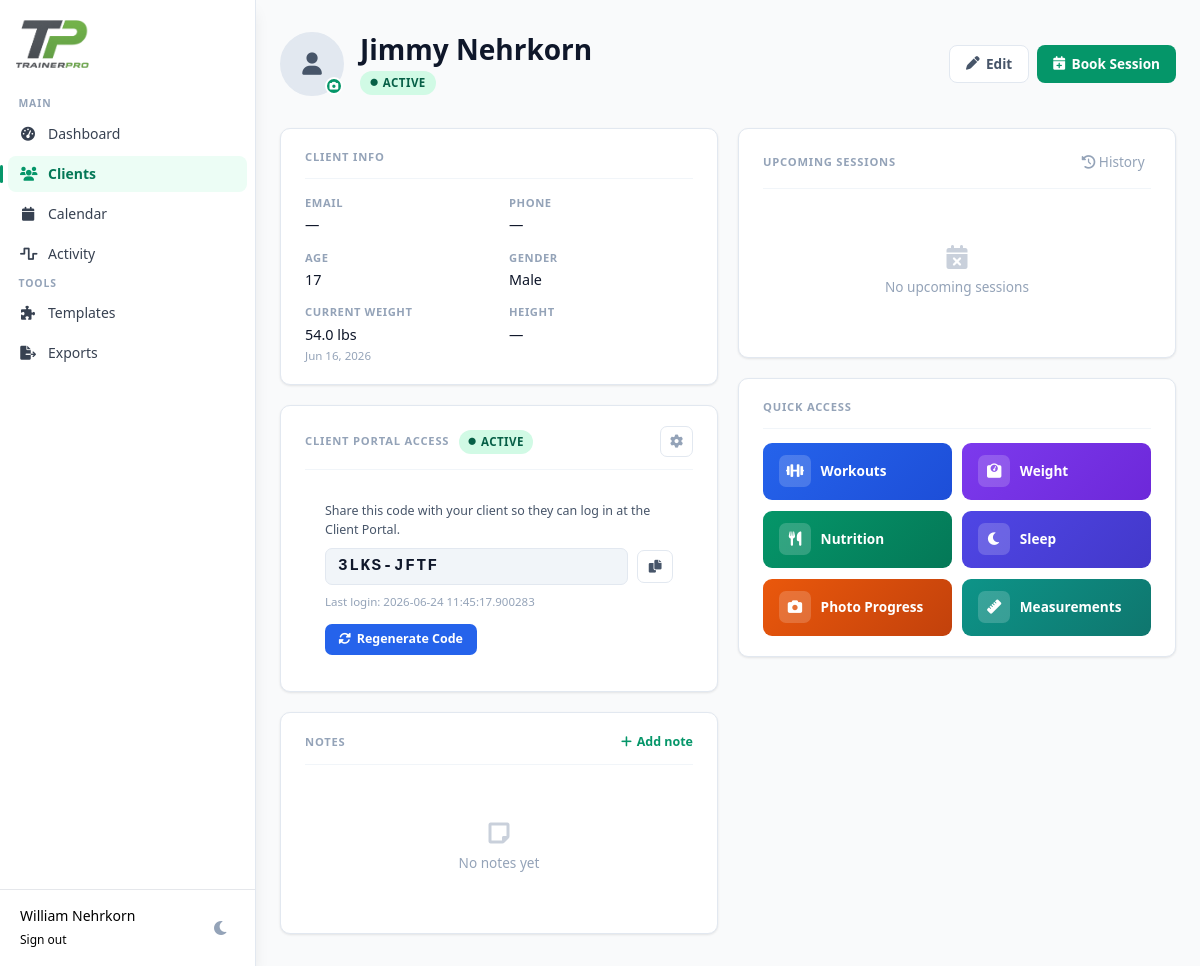
The app's page /clients/bd555091-b3a1-4431-8407-b40075ba8e28 (signed in) with its own data.
### tables this page shows
CREATE TABLE clients (
            id TEXT PRIMARY KEY,
            trainer_id TEXT NOT NULL,
            name TEXT NOT NULL,
            email TEXT,
            phone TEXT,
            age INTEGER,
            gender TEXT,
            weight REAL,
            height REAL,
            status TEXT DEFAULT 'active',
            notes TEXT,
            photo_url TEXT,
            created_at TIMESTAMP DEFAULT CURRENT_TIMESTAMP,
            FOREIGN KEY (trainer_id) REFERENCES users (id)
        );

CREATE TABLE weight_logs (
            id TEXT PRIMARY KEY,
            client_id TEXT NOT NULL,
            date DATE NOT NULL,
            weight REAL NOT NULL,
            notes TEXT,
            created_at TIMESTAMP DEFAULT CURRENT_TIMESTAMP,
            updated_at TIMESTAMP,
            FOREIGN KEY (client_id) REFERENCES clients (id),
            UNIQUE(client_id, date)
        );

CREATE TABLE client_accounts (
            id            TEXT PRIMARY KEY,
            client_id     TEXT NOT NULL,
            access_code   TEXT NOT NULL UNIQUE,
            password_hash TEXT,
            is_active     INTEGER DEFAULT 1,
            theme         TEXT DEFAULT 'light',
            created_at    TIMESTAMP,
            last_login    TIMESTAMP, perm_workouts INTEGER DEFAULT 1, perm_weight INTEGER DEFAULT 1, perm_nutrition INTEGER DEFAULT 1, perm_sleep INTEGER DEFAULT 1, perm_photos INTEGER DEFAULT 1, perm_measurements INTEGER DEFAULT 1,
            FOREIGN KEY (client_id) REFERENCES clients(id) ON DELETE CASCADE
        );

### app.py (the view)
@app.route('/clients/<client_id>')
@login_required
def client_detail(client_id):
    app.logger.info(f"[v0] Loading detail page for client_id: {client_id}")
    conn = get_db()
    client = conn.execute('SELECT * FROM clients WHERE id = ? AND trainer_id = ?',
                          (client_id, session['user_id'])).fetchone()
    if not client:
        flash('Client not found')
        return redirect(url_for('clients'))
    upcoming_sessions = conn.execute('''
        SELECT id, session_date, start_time, end_time, session_type, notes, status
        FROM sessions
        WHERE client_id = ? AND session_date >= date('now') AND status != 'completed'
        ORDER BY session_date, start_time
        LIMIT 5
    ''', (client_id,)).fetchall()
    recent_workouts = conn.execute('''
        SELECT workout_date, COUNT(*) as exercise_count
        FROM workout_logs
        WHERE client_id = ?
        GROUP BY workout_date
        ORDER BY workout_date DESC
        LIMIT 5
    ''', (client_id,)).fetchall()
    weight_history_rows = conn.execute('''
        SELECT id, date, weight, notes
        FROM weight_logs
        WHERE client_id = ?
        ORDER BY date DESC
        LIMIT 10
    ''', (client_id,)).fetchall()
    weight_history = [dict(row) for row in weight_history_rows]
    latest_weight_row = conn.execute('''
        SELECT weight, date
        FROM weight_logs
        WHERE client_id = ?
        ORDER BY date DESC
        LIMIT 1
    ''', (client_id,)).fetchone()
    app.logger.info(f"[v0] Latest weight query for client {client_id}")
    app.logger.info(f"[v0] Latest weight row type: {type(latest_weight_row)}")
    app.logger.info(f"[v0] Latest weight row content: {latest_weight_row}")
    if latest_weight_row:
        latest_weight = dict(latest_weight_row)
        app.logger.info(f"[v0] Latest weight dict keys: {latest_weight.keys()}")
        app.logger.info(
            f"[v0] Latest weight dict values: weight={latest_weight.get('weight')}, date={latest_weight.get('date')}")
    else:
        latest_weight = None
        app.logger.info(f"[v0] No weight logs found for client {client_id}")
    client_notes = conn.execute('''
        SELECT id, note_text, created_at
        FROM client_notes
        WHERE client_id = ?
        ORDER BY created_at DESC
        LIMIT 5
    ''', (client_id,)).fetchall()
    portal_account_row = conn.execute('''
        SELECT access_code, is_active, last_login
        FROM client_accounts WHERE client_id = ?
    ''', (client_id,)).fetchone()
    portal_account = dict(portal_account_row) if portal_account_row else None
    conn.close()
    app.logger.info(f"[v0] Rendering template with latest_weight: {latest_weight}")
    return render_template('dashboard/clients/detail.html',
                           client=client,
                           upcoming_sessions=upcoming_sessions,
                           recent_workouts=recent_workouts,
                           weight_history=weight_history,
                           latest_weight=latest_weight,
                           client_notes=client_notes,
                           portal_account=portal_account)

### auth_utils.py (called while the page is built)
def login_required(f):
    @wraps(f)
    def decorated_function(*args, **kwargs):
        if 'user_id' not in session:
            return redirect(url_for('login'))
        return f(*args, **kwargs)
    return decorated_function

### db.py (called while the page is built)
def get_db():
    conn = sqlite3.connect(DB_PATH)
    conn.row_factory = sqlite3.Row
    return conn

### templates/dashboard/clients/detail.html (shortened to what this page needs)
{% extends "base.html" %}
{% block content %}
<div class="page-wrap">
  <div class="client-header">
    <div class="client-header-left">
      <div class="avatar-wrap">
        {% if client.photo_url %}
          <img src="{{ url_for('static', filename=client.photo_url) }}" alt="{{ client.name }}"
               onclick="document.getElementById('photoUpload').click()">
        {% else %}
          <div class="avatar-placeholder" onclick="document.getElementById('photoUpload').click()">
            <i class="fas fa-user"></i>
          </div>
        {% endif %}
        <div class="avatar-badge"></div>
      </div>
      <div>
        <div class="client-name">{{ client.name }}</div>
        <span class="status-badge
          {% if client.status == 'active' %}status-active
          {% elif client.status == 'potential' %}status-potential
          {% else %}status-inactive{% endif %}">
          <i class="fas fa-circle" style="font-size:0.45rem"></i>
          {{ client.status.title() }}
        </span>
      </div>
    </div>
    <div class="header-actions">
      <a href="{{ url_for('edit_client', client_id=client.id) }}" class="btn btn-ghost">
        <i class="fas fa-pen"></i> Edit
      </a>
      <button onclick="openBookingModal()" class="btn btn-primary">
        <i class="fas fa-calendar-plus"></i> Book Session
      </button>
    </div>
  </div>
  <div class="main-grid">
    <div style="display:flex;flex-direction:column;gap:1.25rem;">
      <div class="card">
        <div class="card-header">
          <span class="card-title">Client Info</span>
        </div>
        <div class="info-grid">
          <div class="info-item">
            <div class="info-label">Email</div>
            <div class="info-value">{{ client.email or '—' }}</div>
          </div>
          <div class="info-item">
            <div class="info-label">Phone</div>
            <div class="info-value">{{ client.phone or '—' }}</div>
          </div>
          <div class="info-item">
            <div class="info-label">Age</div>
            <div class="info-value">{{ client.age or '—' }}</div>
          </div>
          <div class="info-item">
            <div class="info-label">Gender</div>
            <div class="info-value">{{ client.gender.title() if client.gender else '—' }}</div>
          </div>
          <div class="info-item">
            <div class="info-label">Current Weight</div>
            {% if latest_weight %}
              <div class="info-value">{{ latest_weight.weight }} lbs</div>
              <div class="info-sub session-date" data-date="{{ latest_weight.date }}">{{ latest_weight.date }}</div>
            {% else %}
              <div class="info-value" style="color:var(--slate-400)">—</div>
              <a href="{{ url_for('client_weight_logs', client_id=client.id) }}" class="info-link">Add weight log</a>
            {% endif %}
          </div>
          <div class="info-item">
            <div class="info-label">Height</div>
            <div class="info-value">{{ client.height if client.height else '—' }}</div>
          </div>
        </div>
      </div>
      <div class="card">
        <div class="card-header">
          <div style="display:flex;align-items:center;gap:0.6rem;">
            <span class="card-title">Client Portal Access</span>
            {% if portal_account and portal_account.is_active %}
              <span class="portal-status-badge portal-status-active">
                <i class="fas fa-circle" style="font-size:0.45rem"></i> Active
              </span>
            {% elif portal_account and not portal_account.is_active %}
              <span class="portal-status-badge portal-status-inactive">
                <i class="fas fa-circle" style="font-size:0.45rem"></i> Revoked
              </span>
            {% else %}
              <span class="portal-status-badge portal-status-none">No Access</span>
            {% endif %}
          </div>
          {% if portal_account %}
          <button class="portal-settings-btn" onclick="openPortalSettings()" title="Portal settings">
            <i class="fas fa-gear"></i>
          </button>
          {% endif %}
        </div>
        <div style="padding:1rem 1.25rem;">
          {% if portal_account and portal_account.is_active %}
            <div style="font-size:0.78rem;color:var(--slate-600);margin-bottom:0.5rem;">
              Share this code with your client so they can log in at the Client Portal.
            </div>
            <div class="portal-code-wrap">
              <div class="portal-code" id="portalCode">{{ portal_account.access_code }}</div>
              <button class="copy-code-btn" onclick="copyCode()" title="Copy code">
                <i class="fas fa-copy"></i>
              </button>
            </div>
            {% if portal_account.last_login %}
              <div style="font-size:0.72rem;color:var(--slate-400);margin-top:0.5rem;">
                Last login: {{ portal_account.last_login }}
              </div>
            {% else %}
              <div style="font-size:0.72rem;color:var(--slate-400);margin-top:0.5rem;">
                Client has not logged in yet
              </div>
            {% endif %}
            <div class="portal-action-row">
              <button class="portal-btn portal-btn-generate" onclick="generateCode()">
                <i class="fas fa-rotate"></i> Regenerate Code
              </button>
            </div>
          {% endif %}
        </div>
      </div>
      <div class="card">
        <div class="card-header">
          <span class="card-title">Notes</span>
          <button onclick="openNoteModal()" class="card-action">
            <i class="fas fa-plus"></i> Add note
          </button>
        </div>
        {% if client_notes %}
          <div class="notes-scroll">
            {% for note in client_notes %}
            <div class="note-card">
              <p class="note-text" id="note-text-{{ note.id }}">{{ note.note_text }}</p>
              <div class="note-footer">
                <span class="note-date-text note-date" data-date="{{ note.created_at }}">{{ note.created_at }}</span>
                <div class="note-btns">
                  <button class="note-icon-btn edit"
                          onclick="editNote('{{ note.id }}', `{{ note.note_text|replace('`', '\\`')|replace('\n', '\\n') }}`)"
                          title="Edit note">
                    <i class="fas fa-pen"></i>
                  </button>
                  <button class="note-icon-btn delete" onclick="deleteNote('{{ note.id }}')" title="Delete note">
                    <i class="fas fa-trash"></i>
                  </button>
                </div>
              </div>
            </div>
            {% endfor %}
          </div>
        {% else %}
          <div class="empty-state">
            <i class="fas fa-sticky-note"></i>
            <p>No notes yet</p>
          </div>
        {% endif %}
      </div>
    </div>
    <div style="display:flex;flex-direction:column;gap:1.25rem;">
      <div class="card">
        <div class="card-header">
          <span class="card-title">Upcoming Sessions</span>
          <button class="history-btn" onclick="window.location.href='{{ url_for('session_history', client_id=client.id) }}'"
                  title="Session history">
            <i class="fas fa-clock-rotate-left"></i> History
          </button>
        </div>
        {% if upcoming_sessions %}
          <div class="sessions-scroll">
            {% for session in upcoming_sessions %}
            <div class="session-card">
              <div class="session-accent
                {% if session.status == 'cancelled' %}accent-cancelled
                {% elif session.status == 'completed' %}accent-completed
                {% else %}accent-scheduled{% endif %}">
              </div>
              <div class="session-body">
                <div class="session-date-text session-date" data-date="{{ session.session_date }}">{{ session.session_date }}</div>
                <div class="session-time-text session-time" data-start="{{ session.start_time }}" data-end="{{ session.end_time }}">
                  {{ session.start_time }} – {{ session.end_time }}
                </div>
                <span class="session-type-tag">{{ session.session_type }}</span>
                {% if session.notes %}
                  <i class="fas fa-circle-info note-indicator" title="Has notes"></i>
                {% endif %}
              </div>
              <div class="session-actions">
                <button class="session-icon-btn edit" onclick="editSession('{{ session.id }}')" title="Edit">
                  <i class="fas fa-pen"></i>
                </button>
                <button class="session-icon-btn remove" onclick="removeSession('{{ session.id }}')" title="Remove">
                  <i class="fas fa-times"></i>
                </button>
              </div>
            </div>
            {% endfor %}
          </div>
        {% else %}
          <div class="empty-state">
            <i class="fas fa-calendar-xmark"></i>
            <p>No upcoming sessions</p>
          </div>
        {% endif %}
      </div>
      <div class="card">
        <div class="card-header" style="margin-bottom:0.85rem;">
          <span class="card-title">Quick Access</span>
        </div>
        <div class="action-grid">
          <button class="action-btn workouts"
                  onclick="window.location.href='{{ url_for('client_workouts', client_id=client.id) }}'">
            <span class="btn-icon"><i class="fas fa-dumbbell"></i></span>
            <span>Workouts</span>
          </button>
          <button class="action-btn weight"
                  onclick="window.location.href='{{ url_for('client_weight_logs', client_id=client.id) }}'">
            <span class="btn-icon"><i class="fas fa-weight-scale"></i></span>
            <span>Weight</span>
          </button>
          <button class="action-btn nutrition"
                  onclick="window.location.href='{{ url_for('client_nutrition_logs', client_id=client.id) }}'">
            <span class="btn-icon"><i class="fas fa-utensils"></i></span>
            <span>Nutrition</span>
          </button>
          <button class="action-btn sleep"
                  onclick="window.location.href='{{ url_for('client_sleep_logs', client_id=client.id) }}'">
            <span class="btn-icon"><i class="fas fa-moon"></i></span>
            <span>Sleep</span>
          </button>
          <button class="action-btn photos"
                  onclick="window.location.href='{{ url_for('client_progress_photos', client_id=client.id) }}'">
            <span class="btn-icon"><i class="fas fa-camera"></i></span>
            <span>Photo Progress</span>
          </button>
          <button class="action-btn measurements"
                  onclick="window.location.href='{{ url_for('client_measurements', client_id=client.id) }}'">
            <span class="btn-icon"><i class="fas fa-ruler"></i></span>
            <span>Measurements</span>
          </button>
        </div>
      </div>
    </div>
  </div>
</div>
{% endblock %}

### records on screen
clients: name "Jimmy Nehrkorn", status "ACTIVE", email "—", phone "—", age "17", gender "Male", height "—"
weight_logs: weight "54.0"
client_accounts: access_code "3LKS-JFTF", last_login "2026-06-24 11:45:17.900283"

### other values on screen
{{ session.user_name }} "William Nehrkorn"
